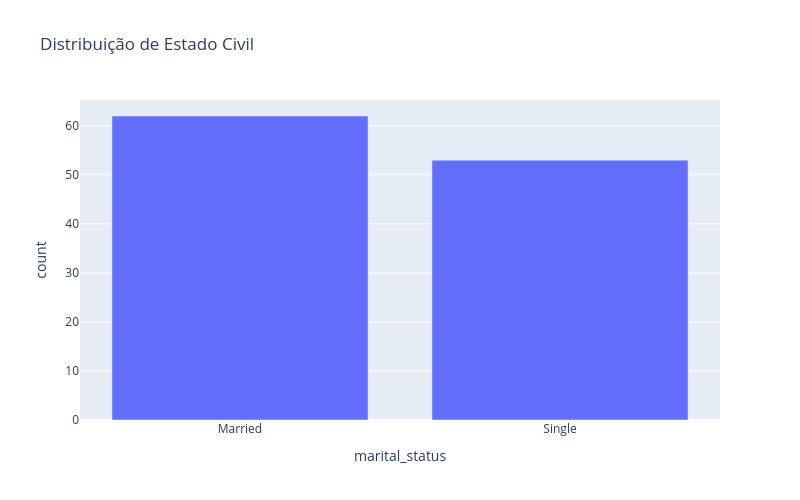

Write notebook code for a chart like this one.
### Markdown cell above
**B) Agora realize a análise univariada para as variaveis categóricas, plote gráficos para entender a distribuição das categorias e tente retirar insights de cada gráfico.**

### Code cell
df_count = df['marital_status'].value_counts().reset_index()
df_count.columns = ['marital_status', 'count']
fig = px.bar(
    df_count,
    x='marital_status',
    y='count',
    title='Distribuição de Estado Civil'
)
fig.update_layout(width=800, height=500)

fig.show()

### Figure 1 — Plotly figure (JSON) as saved in the notebook; plotly's stock layout.template omitted (floating-point values rounded to 4 significant figures)
{"data": [{"hovertemplate": "marital_status=%{x}<br>count=%{y}<extra></extra>", "legendgroup": "", "marker": {"color": "#636efa", "pattern": {"shape": ""}}, "name": "", "orientation": "v", "showlegend": false, "textposition": "auto", "type": "bar", "x": ["Married", "Single"], "xaxis": "x", "y": [62, 53], "yaxis": "y"}], "layout": {"barmode": "relative", "height": 500, "legend": {"tracegroupgap": 0}, "title": {"text": "Distribuição de Estado Civil"}, "width": 800, "xaxis": {"anchor": "y", "domain": [0, 1], "title": {"text": "marital_status"}}, "yaxis": {"anchor": "x", "domain": [0, 1], "title": {"text": "count"}}}}
